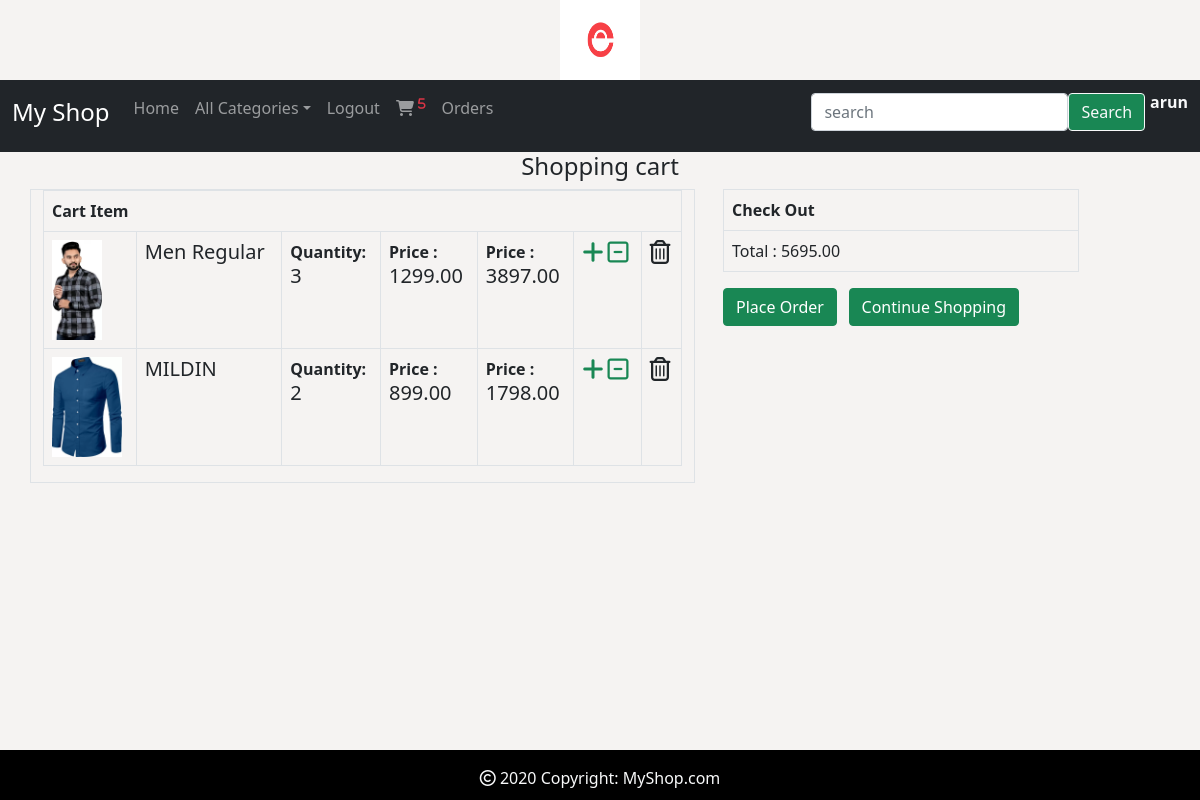
Screenshot of /cart/cartview (signed in) with the database file from the repository.
### cart/models.py (models this page shows, shortened)
class Cart(models.Model):
    product= models.ForeignKey(Product,on_delete=models.CASCADE)
    quantity= models.IntegerField()
    user=models.ForeignKey(User,on_delete=models.CASCADE)
    date_added=models.DateTimeField(auto_now_add=True)
    def subtotal(self):
        return self.product.price * self.quantity

### shop/models.py (models this page shows, shortened)
class Product(models.Model):
    name=models.CharField(max_length=30)
    desc=models.TextField()
    image=models.ImageField(upload_to='product',blank=True,null=True)
    price=models.DecimalField(max_digits=10,decimal_places=2)
    stock=models.IntegerField()
    available=models.BooleanField(default=True)
    created=models.DateTimeField(auto_now_add=True)
    updated=models.DateTimeField(auto_now=True)
    category=models.ForeignKey(Category,on_delete=models.CASCADE)

### cart/views.py (the view)
# urls.py: path('cartview', views.cartview, name='cartview'),
@login_required
def cartview(request):
    u=request.user
    c=Cart.objects.filter(user=u)
    k=0
    for j in c:
        k +=j.quantity * j.product.price
    return render(request, template_name='cartview.html',context={'cart':c,'total':k})

### cart/context_processors.py (called while the page is built)
def total(request):
    item_count=0
    if request.user.is_authenticated:
        u=request.user
        try:
            c = Cart.objects.filter(user=u)
            for i in c:
                item_count +=i.quantity
        except:
            item_count=0
    return{'count':item_count}

### shop/context_processors.py (called while the page is built)
def menulinks(request):
    links=Category.objects.all()
    return {'links':links}

### templates/cartview.html
{%extends 'base.html'%}
{%load static%}
{%block body%}
<div class="container" style="margin-bottom:80px;">
    <div class="row">
        <h4 class="text-center">Shopping cart</h4>
        <div class="col-7 border border-1">
            <table class="table table-bordered">
                <tr>
                    <th colspan="7">Cart Item</th>
                </tr>
                {%for i in cart%}
                <tr>
                    <td><img src="{{i.product.image.url}}" height="100px;"></td>
                    <td><h5>{{i.product.name}}</h5></td>
                    <td><b>Quantity:</b><h5>{{i.quantity}}</h5></td>
                    <td><b>Price : </b><h5>{{i.product.price}}</h5></td>
                    <td><b>Price : </b><h5>{{i.subtotal}}</h5></td>
                    {%if i.product.stock > 0%}
                    <td>
                        <a href="{%url 'cart:addtocart' i.product.name%}"><i class="fa-solid fa-plus text-success fs-4"></i></a>
                        <a href="{%url 'cart:removecart' i.product.name%}"><i class="fa-regular fa-square-minus text-success fs-4"></i></a>
                    </td>
                    <td><a href="{%url 'cart:cartdelete' i.product.name%}"><i class="fa-regular fa-trash-can text-dark fs-4"></i></a></td>
                    {% else %}
                    <td> <a href="{%url 'cart:removecart' i.product.name%}"><i class="fa-regular fa-square-minus text-success fs-4"></i></a> </td>
                    <td><a href="{%url 'cart:cartdelete' i.product.name%}"><i class="fa-regular fa-trash-can text-dark fs-4"></i></a></td>
                    {%endif%}
                </tr>
                {%endfor%}
            </table>
        </div>
        <div class="col-md-4 ms-3">
            <table class="table table-bordered">
                <tr>
                    <th colspan="5">Check Out</th>
                </tr>
                <tr>
                    <td>Total : {{total}}</td>
                </tr>
            </table>
            <a class="btn btn-success" href="{%url 'cart:orderform'%}">Place Order</a>
            <a class="btn btn-success" href="{%url 'shop:home'%}" style="position:absolute; right:181px;">Continue Shopping</a>
        </div>
    </div>
</div>
{%endblock%}

### templates/base.html (shortened to what this page needs)
<!DOCTYPE html>
{%load static%}
<html lang="en">
<head>
    <link href="https://cdn.jsdelivr.net/npm/bootstrap@5.0.2/dist/css/bootstrap.min.css" rel="stylesheet">
    <link rel="stylesheet" type="text/css" href="{%static 'css/style.css'%}">
    <link rel="stylesheet" type="text/css" href="{%static 'css/style.css'%}">
    <link rel="stylesheet" href="https://cdnjs.cloudflare.com/ajax/libs/font-awesome/6.5.1/css/all.min.css" />
</head>
<body>
<header>
    <div class="container-fluid">
        <center><img src="{%static 'images/logo.png'%}" height="80px" width="80px"></center>
    </div>
</header>
<nav class="navbar navbar-expand-lg navbar-dark bg-dark">
    <div class="container-fluid">
        <a class="navbar-brand" href="#"><h4>My Shop</h4></a>
        <div class="mb-2 collapse navbar-collapse" id="navbarSupportedContent">
            <ul class="navbar-nav me-auto mb-2">
                <li class="nav-item">
                    <a class="nav-link" href="{%url 'shop:home'%}">Home</a>
                </li>
                <li class="nav-item dropdown">
                    <a class="nav-link dropdown-toggle" href="#" id="navdropdown" data-bs-toggle="dropdown" role="button">All Categories</a>
                 {%if user.is_authenticated%}
                <li class="nav-item">
                    <a class="nav-link" href="{%url 'shop:logout'%}">Logout</a>
                </li>
                    {% if user.is_superuser == False %}
                </li>
                 <li class="nav-item">
                     <a class="nav-link" href="{%url 'cart:cartview'%}"><i class="fa-solid fa-cart-shopping"> <sup class="text-danger">{{count}}</sup></i></a>
                </li>
                <li class="nav-item">
                    <a class="nav-link" href="{%url 'cart:yourorders'%}">Orders</a>
                </li>
                {% endif %}
                {%endif%}
            </ul>
            {%if user.is_authenticated%}
            <form class="d-flex" method="post" action="{%url 'search:search'%}">
                <input type="search" class="form-control" placeholder="search" name="s">
                <button class="btn btn-success btn-outline-light" type="submit"> Search </button>
                <h6 class="fw-bold text-light" style="padding-left:5px;"> {{user.username}}</h6>
            </form>
            {%endif%}
        </div>
    </div>
</nav>
{%block body%}
{%endblock%}
<footer class="text-lg-start text-light footer">
  <div class="text-center p-3">
    <i class="fa-regular fa-copyright"></i> 2020 Copyright:
    <a class="text-light" href="#" style="text-decoration: none;">MyShop.com</a>
  </div>
</footer>
</body>
</html>

### static/css/style.css (style rules this page uses)
body { background-color: #f5f3f2; }
.footer { background-color:black; text-align:center; width:100%; height:50px; position:fixed; bottom:0; left:0; }

### rows the page displays
Cart: product.image (picture), product.name "Men Regular", quantity "3", product.price "1299.00", subtotal "3897.00"
Cart: product.image (picture), product.name "MILDIN", quantity "2", product.price "899.00", subtotal "1798.00"

### other values shown
{{ count }} "5"
{{ user.username }} "arun"
{{ total }} "5695.00"
